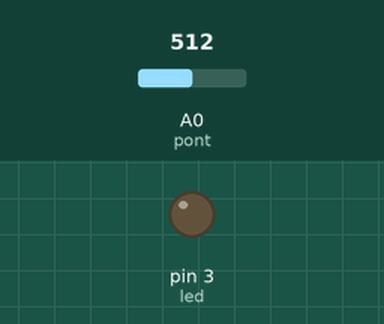
Simulated run of this sketch. Board: Arduino Uno, built with avr-gcc and run on an emulated ATmega328P. Parts: output pins drawn as LEDs (lit = HIGH). The test bench sets the inputs (shaded band); at power-on: A0 (pont) = 512.

Above: at 2.3 s.
2.4 s: A0 (pont) set to 122
At 3.37 s:
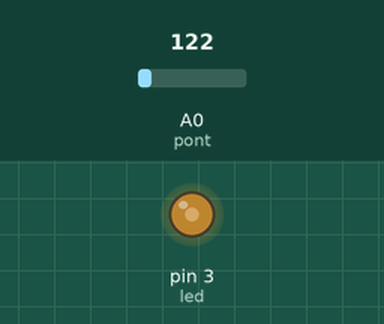
5.9 s: A0 (pont) set to 140
9.4 s: A0 (pont) set to 0
Timing chart, 0 to 18.9 s (numbered marks = the images above; inputs shaded):
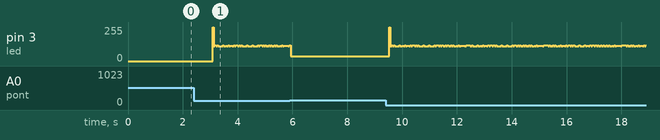

The sketch:

Part2.ino
```cpp
int led = 3;
int pont = A0;
int val;
int time;

void setup(){
	pinMode(led, OUTPUT);
    Serial.begin(9600);
}

void loop(){
  val = analogRead(pont);
  val = map(val, 0, 1023, 0, 4000);

  time = val / 512;

  for(int i = 0; i <= 255; i++) {
    analogWrite(led, i);
    delay(time);
  }
  for(int i = 255; i >= 0; i--) {
    analogWrite(led, i);
    delay(time);
  }
}
```
